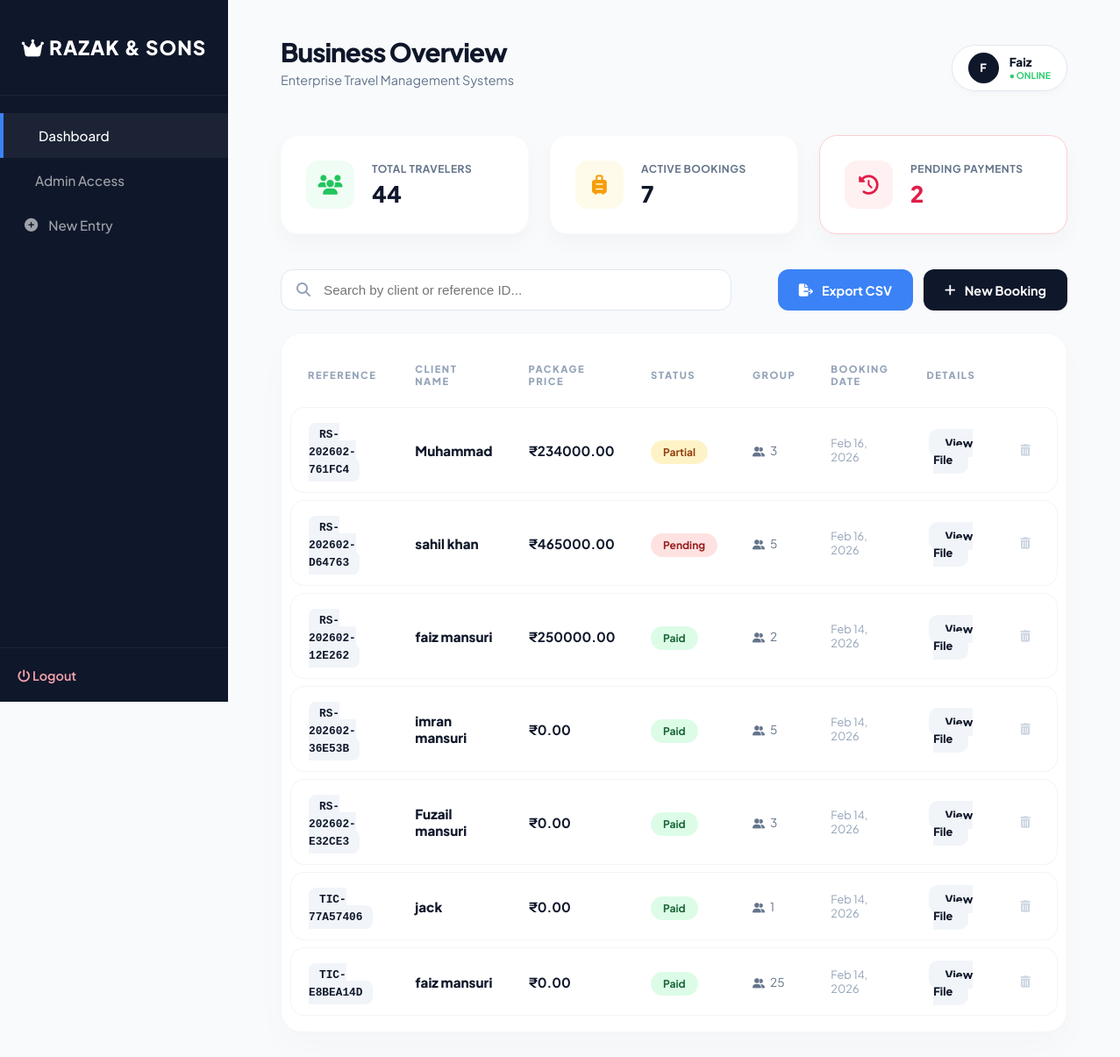
The page /dashboard/ (signed in) on the database its author committed.
### bookings/models.py (models this page shows, shortened)
class Booking(models.Model):
    booking_id = models.CharField(
        max_length=50, # Increased length to fit the brand name
        unique=True,
        editable=False,
        verbose_name="Booking UID"
    )
    PAYMENT_CHOICES = [
        ('Pending', 'Pending'),
        ('Partial', 'Partial'),
        ('Paid', 'Paid'),
    ]
    payment_status = models.CharField(
        max_length=10,
        choices=PAYMENT_CHOICES,
        default='Pending'
    )
    customer_name = models.CharField(max_length=200)
    address = models.TextField()
    total_members = models.PositiveIntegerField(default=1)
    passport_photo = models.ImageField(upload_to='passports/', null=True, blank=True)
    tour_price = models.DecimalField(max_digits=10, decimal_places=2, default=0.00)
    additional_info = models.JSONField(default=dict, blank=True)
    created_at = models.DateTimeField(auto_now_add=True)
    updated_at = models.DateTimeField(auto_now=True)

### bookings/views.py (the view)
# urls.py: path('dashboard/', views.dashboard, name='dashboard'),
@login_required
def dashboard(request):
    query = request.GET.get('search')
    if query:
        bookings = Booking.objects.filter(
            Q(customer_name__icontains=query) | Q(booking_id__icontains=query)
        ).order_by('-id')
    else:
        bookings = Booking.objects.all().order_by('-id')
    total_travelers = bookings.aggregate(Sum('total_members'))['total_members__sum'] or 0
    unpaid_count = bookings.exclude(payment_status='Paid').count()
    context = {
        'bookings': bookings,
        'total_travelers': total_travelers,
        'unpaid_count': unpaid_count,
    }
    if request.headers.get('HX-Request'):
        return render(request, 'bookings/partials/booking_rows.html', context)
    return render(request, 'bookings/dashboard.html', context)

### bookings/templates/bookings/dashboard.html (shortened to what this page needs)
<!DOCTYPE html>
<html lang="en">
<head>
    <link rel="stylesheet" href="https://cdnjs.cloudflare.com/ajax/libs/font-awesome/6.4.0/css/all.min.css">
</head>
<body>
    <aside class="sidebar">
        <div class="sidebar-brand">
            <i class="fas fa-crown"></i> RAZAK & SONS
        </div>
        <nav class="sidebar-menu">
            <a href="{% url 'dashboard' %}" class="active"> Dashboard</a>
            <a href="/admin"> Admin Access</a>
            <a href="{% url 'new_booking' %}"><i class="fas fa-plus-circle"></i> New Entry</a>
        </nav>
        <div class="sidebar-footer">
            <a href="javascript:void(0)" onclick="document.getElementById('logout-form').submit();" style="color: #fda4af; text-decoration: none; font-weight: 600; font-size: 0.9rem;">
                <i class="fas fa-power-off"></i> Logout
            </a>
        </div>
    </aside>
    <main class="main-content">
        <header class="header">
            <div>
                <h1>Business Overview</h1>
                <p style="color: #64748b; margin-top: 4px; font-size: 0.9rem;">Enterprise Travel Management Systems</p>
            </div>
            <div style="display: flex; align-items: center; gap: 20px;">
                <div class="user-profile">
                    <div class="user-avatar">{{ request.user.username|slice:":1"|upper }}</div>
                    <div style="display: flex; flex-direction: column;">
                        <span style="font-size: 0.85rem; font-weight: 800;">{{ request.user.username|title }}</span>
                        <span style="font-size: 0.65rem; color: var(--success); font-weight: 700; text-transform: uppercase;">● Online</span>
                    </div>
                </div>
            </div>
        </header>
        <div class="stats-grid">
            <div class="stat-card">
                <div class="stat-icon icon-green"><i class="fas fa-users"></i></div>
                <div>
                    <div class="stat-label">Total Travelers</div>
                    <div class="stat-value">{{ total_travelers|default:"0" }}</div>
                </div>
            </div>
            <div class="stat-card">
                <div class="stat-icon icon-gold"><i class="fas fa-suitcase-rolling"></i></div>
                <div>
                    <div class="stat-label">Active Bookings</div>
                    <div class="stat-value">{{ bookings.count }}</div>
                </div>
            </div>
            <div class="stat-card {% if unpaid_count > 0 %}unpaid-alert{% endif %}">
                <div class="stat-icon icon-red"><i class="fas fa-clock-rotate-left"></i></div>
                <div>
                    <div class="stat-label">Pending Payments</div>
                    <div class="stat-value" style="color: var(--danger);">{{ unpaid_count|default:"0" }}</div>
                </div>
            </div>
        </div>
        <div class="controls">
            <form method="GET" action="{% url 'dashboard' %}" class="search-wrapper"
                  hx-get="{% url 'dashboard' %}"
                  hx-trigger="keyup changed delay:500ms from:.search-input"
                  hx-target="#booking-table-body">
                <i class="fas fa-search"></i>
                <input type="text" name="search" class="search-input"
                       placeholder="Search by client or reference ID..."
                       value="{{ request.GET.search }}">
            </form>
            <div style="display: flex; gap: 12px;">
                <a href="{% url 'export_data' %}" class="btn btn-primary"><i class="fas fa-file-export"></i> Export CSV</a>
                <a href="{% url 'new_booking' %}" class="btn btn-success"><i class="fas fa-plus"></i> New Booking</a>
            </div>
        </div>
        <div class="data-card">
            <table>
                <thead>
                    <tr>
                        <th>Reference</th>
                        <th>Client Name</th>
                        <th>Package Price</th>
                        <th>Status</th>
                        <th>Group</th>
                        <th>Booking Date</th>
                        <th style="text-align: center;">Details</th>
                        <th style="text-align: center;"></th>
                    </tr>
                </thead>
                <tbody id="booking-table-body">
                    {% for booking in bookings %}
                    <tr>
                        <td><span class="uid-badge">{{ booking.booking_id }}</span></td>
                        <td style="font-weight: 800; color: var(--brand-primary);">{{ booking.customer_name }}</td>
                        <td style="font-weight: 700;">₹{{ booking.tour_price }}</td>
                        <td>
                            <span class="status-badge
                                {% if booking.payment_status == 'Paid' %}status-paid
                                {% elif booking.payment_status == 'Partial' %}status-partial
                                {% else %}status-pending{% endif %}">
                                {{ booking.payment_status }}
                            </span>
                        </td>
                        <td style="color: #64748b; font-size: 0.85rem;">
                            <i class="fas fa-user-group" style="margin-right: 6px; font-size: 0.7rem;"></i>{{ booking.total_members }}
                        </td>
                        <td style="color: #94a3b8; font-size: 0.8rem;">{{ booking.created_at|date:"M d, Y" }}</td>
                        <td style="text-align: center;">
                            <a href="{% url 'booking_detail' booking.booking_id %}" class="btn-view-small">
                                View File
                            </a>
                        </td>
                        <td style="text-align: center;">
                            <form action="{% url 'delete_booking' booking.booking_id %}" method="POST" onsubmit="return confirm('Archive record for {{ booking.customer_name }}?');">
                                <button type="submit" class="btn-delete-small">
                                    <i class="fas fa-trash-alt"></i>
                                </button>
                            </form>
                        </td>
                    </tr>
                    {% endfor %}
                </tbody>
            </table>
        </div>
    </main>
</body>
</html>

### rows shown on the page
Booking: booking_id "RS-202602-761FC4", customer_name "Muhammad", tour_price "234000.00", payment_status "Partial", total_members "3", created_at "Feb 16, 2026"
Booking: booking_id "RS-202602-D64763", customer_name "sahil khan", tour_price "465000.00", payment_status "Pending", total_members "5", created_at "Feb 16, 2026"
Booking: booking_id "RS-202602-12E262", customer_name "faiz mansuri", tour_price "250000.00", payment_status "Paid", total_members "2", created_at "Feb 14, 2026"
Booking: booking_id "RS-202602-36E53B", customer_name "imran mansuri", tour_price "0.00", payment_status "Paid", total_members "5", created_at "Feb 14, 2026"
Booking: booking_id "RS-202602-E32CE3", customer_name "Fuzail mansuri", tour_price "0.00", payment_status "Paid", total_members "3", created_at "Feb 14, 2026"
Booking: booking_id "TIC-77A57406", customer_name "jack", tour_price "0.00", payment_status "Paid", total_members "1", created_at "Feb 14, 2026"
Booking: booking_id "TIC-E8BEA14D", customer_name "faiz mansuri", tour_price "0.00", payment_status "Paid", total_members "25", created_at "Feb 14, 2026"

### other values the page prints
{{ request.user.username|slice:":1"|upper }} "F"
{{ request.user.username|title }} "Faiz"
{{ total_travelers|default:"0" }} "44"
{{ bookings.count }} "7"
{{ unpaid_count|default:"0" }} "2"
